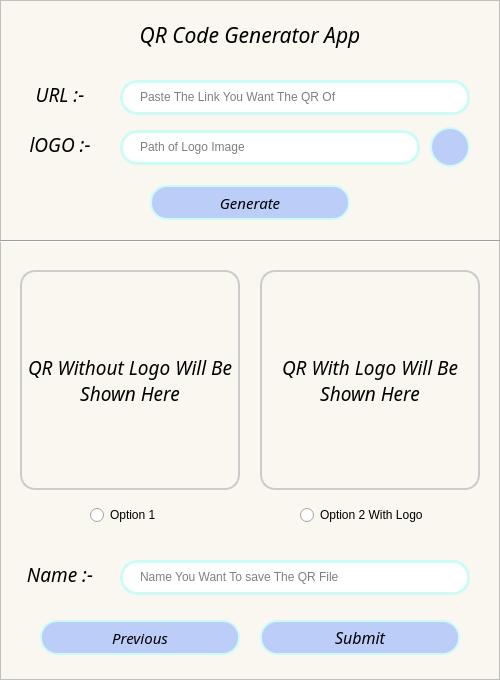
<?xml version="1.0" encoding="UTF-8"?>
<ui version="4.0">
 <class>MainWindow</class>
 <widget class="QMainWindow" name="MainWindow">
  <property name="windowModality">
   <enum>Qt::NonModal</enum>
  </property>
  <property name="geometry">
   <rect>
    <x>0</x>
    <y>0</y>
    <width>500</width>
    <height>680</height>
   </rect>
  </property>
  <property name="minimumSize">
   <size>
    <width>500</width>
    <height>680</height>
   </size>
  </property>
  <property name="maximumSize">
   <size>
    <width>500</width>
    <height>680</height>
   </size>
  </property>
  <property name="windowTitle">
   <string>QR_Code_Generator_Application</string>
  </property>
  <property name="windowIcon">
   <iconset>
    <normaloff>Icons/Logo.jpg</normaloff>Icons/Logo.jpg</iconset>
  </property>
  <widget class="QWidget" name="centralwidget">
   <layout class="QVBoxLayout" name="verticalLayout">
    <property name="spacing">
     <number>0</number>
    </property>
    <property name="leftMargin">
     <number>0</number>
    </property>
    <property name="topMargin">
     <number>0</number>
    </property>
    <property name="rightMargin">
     <number>0</number>
    </property>
    <property name="bottomMargin">
     <number>0</number>
    </property>
    <item>
     <widget class="QFrame" name="Main_Body">
      <property name="styleSheet">
       <string notr="true">QFrame#Main_Body{
    background-color: rgb(250, 247, 240);
}
QPushButton#Push_Button_1{
	background-color: rgb(188, 206, 248);
    border: 2px solid rgb(205, 252, 246);
    border-radius: 20px;
}
QPushButton#Push_Button_2,
QPushButton#Push_Button_3,
QPushButton#Push_Button_4{
    background-color: rgb(188, 206, 248);
    border: 2px solid rgb(205, 252, 246);
    border-radius: 17px;
}
QLineEdit#Line_Edit_1,
QLineEdit#Line_Edit_2,
QLineEdit#Line_Edit_3{
    border: 3px solid rgb(205, 252, 246);
    border-radius: 17px;
    padding-right: 20px;
    padding-left: 15px;
    padding-bottom: 2px;
}
QLabel#Label_4,
QLabel#Label_5{
	border: 2px solid #ccc;
	border-radius: 15px;
}

Line#line{
	background-color: rgb(0, 0, 0);
}</string>
      </property>
      <property name="frameShape">
       <enum>QFrame::StyledPanel</enum>
      </property>
      <property name="frameShadow">
       <enum>QFrame::Raised</enum>
      </property>
      <widget class="QLabel" name="Label_1">
       <property name="geometry">
        <rect>
         <x>125</x>
         <y>10</y>
         <width>250</width>
         <height>50</height>
        </rect>
       </property>
       <property name="font">
        <font>
         <family>Monotype Corsiva</family>
         <pointsize>16</pointsize>
         <italic>true</italic>
        </font>
       </property>
       <property name="text">
        <string>QR Code Generator App</string>
       </property>
       <property name="alignment">
        <set>Qt::AlignCenter</set>
       </property>
      </widget>
      <widget class="QLabel" name="Label_4">
       <property name="geometry">
        <rect>
         <x>20</x>
         <y>270</y>
         <width>220</width>
         <height>220</height>
        </rect>
       </property>
       <property name="font">
        <font>
         <family>Monotype Corsiva</family>
         <pointsize>14</pointsize>
         <italic>true</italic>
        </font>
       </property>
       <property name="text">
        <string>QR Without Logo Will Be Shown Here</string>
       </property>
       <property name="pixmap">
        <pixmap>../Image Scanner App/pics/1-removebg-preview.png</pixmap>
       </property>
       <property name="scaledContents">
        <bool>true</bool>
       </property>
       <property name="alignment">
        <set>Qt::AlignCenter</set>
       </property>
       <property name="wordWrap">
        <bool>true</bool>
       </property>
       <property name="margin">
        <number>15</number>
       </property>
      </widget>
      <widget class="QPushButton" name="Push_Button_2">
       <property name="geometry">
        <rect>
         <x>150</x>
         <y>185</y>
         <width>200</width>
         <height>35</height>
        </rect>
       </property>
       <property name="font">
        <font>
         <family>Monotype Corsiva</family>
         <pointsize>11</pointsize>
         <italic>true</italic>
        </font>
       </property>
       <property name="cursor">
        <cursorShape>PointingHandCursor</cursorShape>
       </property>
       <property name="text">
        <string>Generate</string>
       </property>
      </widget>
      <widget class="QPushButton" name="Push_Button_4">
       <property name="geometry">
        <rect>
         <x>260</x>
         <y>620</y>
         <width>200</width>
         <height>35</height>
        </rect>
       </property>
       <property name="font">
        <font>
         <family>Monotype Corsiva</family>
         <pointsize>12</pointsize>
         <italic>true</italic>
        </font>
       </property>
       <property name="cursor">
        <cursorShape>PointingHandCursor</cursorShape>
       </property>
       <property name="text">
        <string>Submit</string>
       </property>
      </widget>
      <widget class="QLineEdit" name="Line_Edit_1">
       <property name="geometry">
        <rect>
         <x>120</x>
         <y>80</y>
         <width>350</width>
         <height>35</height>
        </rect>
       </property>
       <property name="font">
        <font>
         <pointsize>9</pointsize>
        </font>
       </property>
       <property name="inputMask">
        <string/>
       </property>
       <property name="placeholderText">
        <string>Paste The Link You Want The QR Of</string>
       </property>
      </widget>
      <widget class="Line" name="line">
       <property name="geometry">
        <rect>
         <x>0</x>
         <y>240</y>
         <width>500</width>
         <height>2</height>
        </rect>
       </property>
       <property name="orientation">
        <enum>Qt::Horizontal</enum>
       </property>
      </widget>
      <widget class="QLabel" name="Label_6">
       <property name="geometry">
        <rect>
         <x>20</x>
         <y>557</y>
         <width>80</width>
         <height>35</height>
        </rect>
       </property>
       <property name="font">
        <font>
         <family>Monotype Corsiva</family>
         <pointsize>14</pointsize>
         <italic>true</italic>
        </font>
       </property>
       <property name="text">
        <string>Name :-</string>
       </property>
       <property name="alignment">
        <set>Qt::AlignCenter</set>
       </property>
      </widget>
      <widget class="QLineEdit" name="Line_Edit_3">
       <property name="geometry">
        <rect>
         <x>120</x>
         <y>560</y>
         <width>350</width>
         <height>35</height>
        </rect>
       </property>
       <property name="font">
        <font>
         <pointsize>9</pointsize>
        </font>
       </property>
       <property name="text">
        <string/>
       </property>
       <property name="placeholderText">
        <string>Name You Want To save The QR File</string>
       </property>
      </widget>
      <widget class="QLabel" name="Label_2">
       <property name="geometry">
        <rect>
         <x>20</x>
         <y>77</y>
         <width>80</width>
         <height>35</height>
        </rect>
       </property>
       <property name="font">
        <font>
         <family>Monotype Corsiva</family>
         <pointsize>14</pointsize>
         <italic>true</italic>
        </font>
       </property>
       <property name="text">
        <string>URL :-</string>
       </property>
       <property name="alignment">
        <set>Qt::AlignCenter</set>
       </property>
      </widget>
      <widget class="QLabel" name="Label_3">
       <property name="geometry">
        <rect>
         <x>20</x>
         <y>127</y>
         <width>80</width>
         <height>35</height>
        </rect>
       </property>
       <property name="font">
        <font>
         <family>Monotype Corsiva</family>
         <pointsize>14</pointsize>
         <italic>true</italic>
        </font>
       </property>
       <property name="text">
        <string>lOGO :-</string>
       </property>
       <property name="alignment">
        <set>Qt::AlignCenter</set>
       </property>
      </widget>
      <widget class="QLineEdit" name="Line_Edit_2">
       <property name="geometry">
        <rect>
         <x>120</x>
         <y>130</y>
         <width>300</width>
         <height>35</height>
        </rect>
       </property>
       <property name="font">
        <font>
         <pointsize>9</pointsize>
        </font>
       </property>
       <property name="placeholderText">
        <string>Path of Logo Image</string>
       </property>
      </widget>
      <widget class="QLabel" name="Label_5">
       <property name="geometry">
        <rect>
         <x>260</x>
         <y>270</y>
         <width>220</width>
         <height>220</height>
        </rect>
       </property>
       <property name="font">
        <font>
         <family>Monotype Corsiva</family>
         <pointsize>14</pointsize>
         <italic>true</italic>
        </font>
       </property>
       <property name="text">
        <string>QR With Logo Will Be Shown Here</string>
       </property>
       <property name="pixmap">
        <pixmap>../Image Scanner App/pics/1-removebg-preview.png</pixmap>
       </property>
       <property name="scaledContents">
        <bool>true</bool>
       </property>
       <property name="alignment">
        <set>Qt::AlignCenter</set>
       </property>
       <property name="wordWrap">
        <bool>true</bool>
       </property>
       <property name="margin">
        <number>15</number>
       </property>
      </widget>
      <widget class="QRadioButton" name="Radio_Button_1">
       <property name="geometry">
        <rect>
         <x>90</x>
         <y>500</y>
         <width>80</width>
         <height>30</height>
        </rect>
       </property>
       <property name="cursor">
        <cursorShape>PointingHandCursor</cursorShape>
       </property>
       <property name="text">
        <string>Option 1</string>
       </property>
      </widget>
      <widget class="QRadioButton" name="Radio_Button_2">
       <property name="geometry">
        <rect>
         <x>300</x>
         <y>500</y>
         <width>140</width>
         <height>30</height>
        </rect>
       </property>
       <property name="cursor">
        <cursorShape>PointingHandCursor</cursorShape>
       </property>
       <property name="text">
        <string>Option 2 With Logo</string>
       </property>
      </widget>
      <widget class="QPushButton" name="Push_Button_1">
       <property name="geometry">
        <rect>
         <x>430</x>
         <y>127</y>
         <width>40</width>
         <height>40</height>
        </rect>
       </property>
       <property name="cursor">
        <cursorShape>PointingHandCursor</cursorShape>
       </property>
       <property name="text">
        <string/>
       </property>
       <property name="icon">
        <iconset>
         <normaloff>Icons/search.png</normaloff>Icons/search.png</iconset>
       </property>
       <property name="iconSize">
        <size>
         <width>15</width>
         <height>15</height>
        </size>
       </property>
      </widget>
      <widget class="QPushButton" name="Push_Button_3">
       <property name="geometry">
        <rect>
         <x>40</x>
         <y>620</y>
         <width>200</width>
         <height>35</height>
        </rect>
       </property>
       <property name="font">
        <font>
         <family>Monotype Corsiva</family>
         <pointsize>11</pointsize>
         <italic>true</italic>
        </font>
       </property>
       <property name="cursor">
        <cursorShape>PointingHandCursor</cursorShape>
       </property>
       <property name="text">
        <string>Previous</string>
       </property>
       <property name="icon">
        <iconset>
         <normaloff>Icons/left-arrow.png</normaloff>Icons/left-arrow.png</iconset>
       </property>
       <property name="iconSize">
        <size>
         <width>15</width>
         <height>15</height>
        </size>
       </property>
      </widget>
      <zorder>Label_4</zorder>
      <zorder>Label_1</zorder>
      <zorder>Push_Button_2</zorder>
      <zorder>Push_Button_4</zorder>
      <zorder>Line_Edit_1</zorder>
      <zorder>line</zorder>
      <zorder>Label_6</zorder>
      <zorder>Line_Edit_3</zorder>
      <zorder>Label_2</zorder>
      <zorder>Label_3</zorder>
      <zorder>Line_Edit_2</zorder>
      <zorder>Label_5</zorder>
      <zorder>Radio_Button_1</zorder>
      <zorder>Radio_Button_2</zorder>
      <zorder>Push_Button_1</zorder>
      <zorder>Push_Button_3</zorder>
     </widget>
    </item>
   </layout>
  </widget>
 </widget>
 <resources/>
 <connections/>
</ui>
